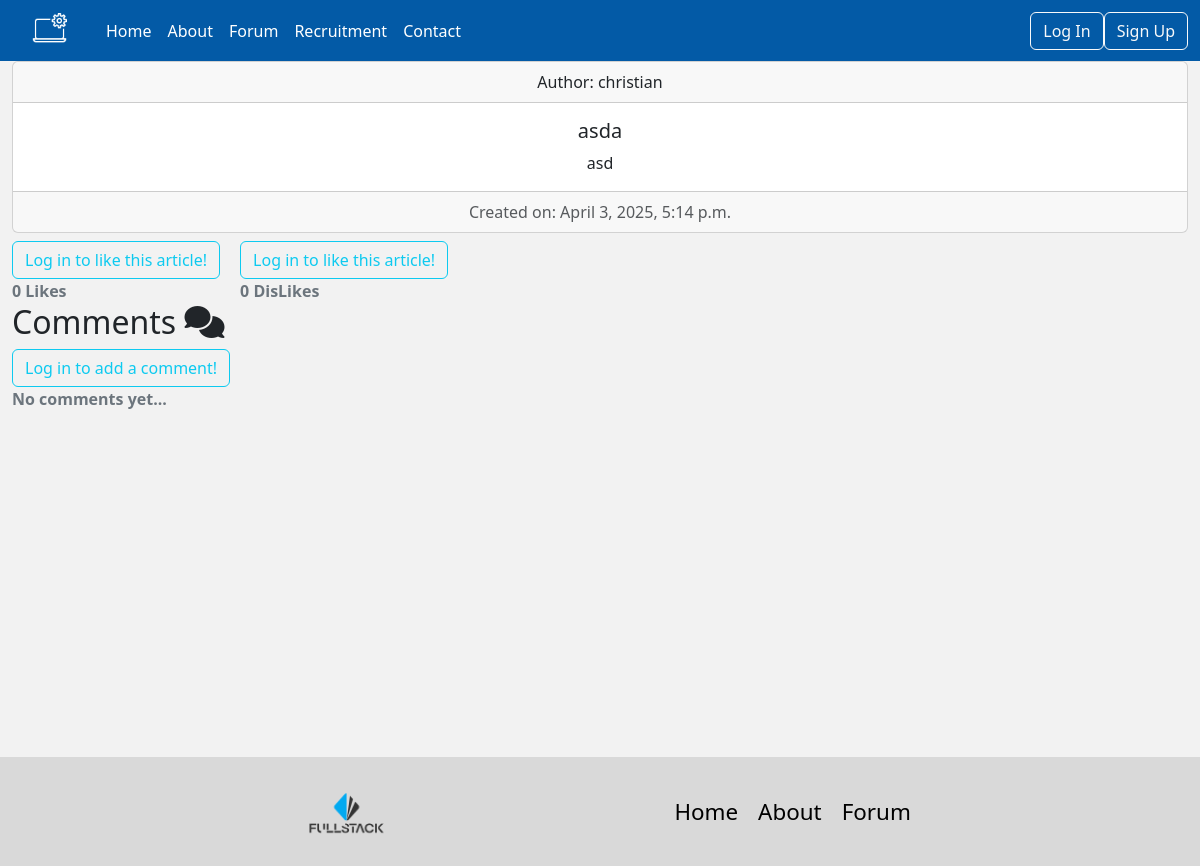
The page /posts/7/ on the database its author committed.
### posts/models.py (models this page shows, shortened)
class Post(models.Model):
    title=models.CharField(max_length=128)
    subtitle=models.CharField(max_length=256)
    author=models.ForeignKey(
        get_user_model(),
        on_delete=models.CASCADE
    )
    body=models.TextField()
    image=models.ImageField(upload_to="upload/", blank=True, null=True)
    created_on=models.DateTimeField(auto_now_add=True)
    likes = models.ManyToManyField(User, related_name='blogpost_like')
    disLikes = models.ManyToManyField(User, related_name='blogpost_dislike')
    def number_of_likes(self):
        return self.likes.count()
    def number_of_dislikes(self):
        return self.disLikes.count()

### posts/views.py (the view, shortened to what this page needs)
# urls.py: path('<int:pk>/', PostDetailView.as_view(), name="post_detail"),
class PostDetailView(DetailView):
    template_name="posts/detail.html"
    model=Post
    def get_context_data(self, **kwargs):
        data = super().get_context_data(**kwargs)
        post = get_object_or_404(Post, id=self.kwargs['pk'])
        liked = False
        if post.likes.filter(id=self.request.user.id).exists():
            liked = True
        data['number_of_likes'] = post.number_of_likes()
        data['post_is_liked'] = liked
        disliked = False
        if post.disLikes.filter(id=self.request.user.id).exists():
            disliked = True
        data['number_of_dislikes'] = post.number_of_dislikes()
        data['post_is_disliked'] = disliked
        comments_connected = Postcomments.objects.filter(
            blogpost_connected=self.get_object()).order_by('created_on')
        data['comments'] = comments_connected
        if self.request.user.is_authenticated:
            data['comment_form'] = PostComment(instance=self.request.user)
        return data

### templates/posts/detail.html (shortened to what this page needs)
{% extends 'base.html' %}
{% load static %}
{% load crispy_forms_tags %}
{% block css %}
<link rel="stylesheet" href="{% static 'css/post_detail.css' %}">
{% endblock %}
{% block content %}
<div class="card text-center mb-2">
    <div class="card-header">
        Author: {{post.author}}
    </div>
    <div class="card-body">
        <h5 class="card-title">{{post.title}}</h5>
        <p class="card-text">{{post.body}}</p>
    </div>
    <div class="card-footer text-body-secondary">
        Created on: {{post.created_on}}
    </div>
</div>
<div class="likes-dislikes-div">
    <div>
        {% if user.is_authenticated %}
        <form action="{% url 'blogpost_like' object.id %}" method="POST">
            {% csrf_token %}
            <button type="submit" name="blogpost_id" value="{{object.id}}" class="btn btn-info"><i class="fa-solid fa-thumbs-up"></i></button>
        </form>
        {% else %}
        <a class="btn btn-outline-info" href="{% url 'login' %}?next={{request.path}}">Log in to like this
            article!</a><br>
        {% endif %}
        <strong class="text-secondary">{{ number_of_likes }} Like{{ number_of_likes|pluralize }}</strong>
    </div>
    <div>
        {% if user.is_authenticated %}
        <form action="{% url 'blogpost_dislike' object.id %}" method="POST">
            {% csrf_token %}
            <button type="submit" name="blogpost_id" value="{{object.id}}" class="btn btn-info"><i class="fa-solid fa-thumbs-down"></i></button>
        </form>
        {% else %}
        <a class="btn btn-outline-info" href="{% url 'login' %}?next={{request.path}}">Log in to like this
            article!</a><br>
        {% endif %}
        <strong class="text-secondary">{{ number_of_dislikes }} DisLike{{ number_of_dislikes|pluralize }}</strong>
    </div>
</div>
<h2>Comments <i class="fa-solid fa-comments"></i></h2>
<div id="comments_section">
    {% if user.is_authenticated %}
    <form method="POST">
        {% csrf_token %}
        <div class="form-group">
            {{ comment_form|crispy }}
            <button class="btn btn-info" type="submit">Add comment <i class="fa-solid fa-comment"></i></button>
        </div>
    </form>
    {% else %}
    <a class="btn btn-outline-info" href="{% url 'login' %}?next={{request.path}}">Log in to add a comment!</a><br>
    {% endif %}
    {% if comments %}
    <strong class="text-secondary">{{ object.number_of_comments }}Comment{{object.number_of_comments|pluralize}}</strong>
    <hr>
    <ul>
        {% for comment in comments %}
        <li>
            <div class="comments-div">
                <div class="comments-header" style="position: relative;">
                    <span>
                        <strong class="text-info">{{ comment.author }} </strong>
                    </span>
                    {% if comment.author == request.user or request.user.is_superuser %}
                    <div class="btn-group dropend" style="position: absolute; right: 0;">
                        <button type="button" class="btn btn-secondary dropdown-toggle" data-bs-toggle="dropdown"
                            aria-expanded="false">
                            Options
                        </button>
                        <ul class="dropdown-menu">
                            <button type="button" data-bs-toggle="modal"
                                data-bs-target="#deleteModal-{{ comment.pk }}">
                                Delete Comment
                            </button>
                        </ul>
                    </div>
                    {% endif %}
                </div>
                <p>
                    {{ comment.content|safe }}
                </p>
                <small class="text-muted">{{ comment.created_on }}</small>
                {% if comment.author == request.user or request.user.is_superuser %}
                <div class="modal fade" id="deleteModal-{{ comment.pk }}" tabindex="-1"
                    aria-labelledby="deleteModalLabel-{{ comment.pk }}" aria-hidden="true">
                    <div class="modal-dialog">
                        <div class="modal-content">
                            <div class="modal-header">
                                <h1 class="modal-title fs-5" id="deleteModalLabel-{{ comment.pk }}">Are you sure you
                                    want to delete this comment?</h1>
                                <button type="button" class="btn-close" data-bs-dismiss="modal"
                                    aria-label="Close"></button>
                            </div>
                            <div class="modal-body">
                                Do you really want to delete this comment? This action cannot be undone.
                            </div>
                            <div class="modal-footer">
                                <button type="button" class="btn btn-secondary" data-bs-dismiss="modal">Cancel</button>
                                <form action="{% url 'comment_delete' comment.pk %}" method="POST"
                                    id="delete-comment-form-{{ comment.pk }}">
                                    {% csrf_token %}
                                    <button type="submit" class="btn btn-danger">Delete</button>
                                </form>
                            </div>
                        </div>
                    </div>
                </div>
                {% endif %}
            </div>
        </li>
        {% endfor %}
    </ul>
    {% else %}
    <strong class="text-secondary">No comments yet...</strong>
    {% endif %}
</div>
{% endblock %}

### static/css/base.css (style rules this page uses)
:root { --primary-color:#035AA6; --secondary-color:#023059; --neutral-color:#F2F2F2; --background-color:#2173A6; --surface-color:#4AB0D9; --best-color: darkcyan; --lobster-font:"Playfair Display", "serif"; --sans-font:"", ""; }
html, body { padding: 0; margin: 0; min-height: 100dvh; }
body { background-color: #F2F2F2; }

### static/css/post_detail.css (style rules this page uses)
.likes-dislikes-div { display: flex; gap: 20px; }

### rows shown on the page
Post: author "christian", title "asda", body "asd", created_on "April 3, 2025, 5:14 p.m."

### other values the page prints
{{ number_of_likes }} "0"
{{ number_of_dislikes }} "0"
